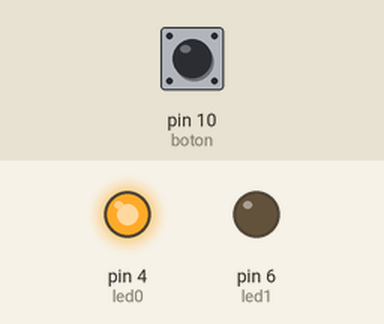
Recording of a sketch running on a simulated Arduino Uno, built with avr-gcc and run on an emulated ATmega328P. Shown: output pins drawn as LEDs (lit = HIGH). Inputs (shaded band) come from the test bench; at power-on: pin 10 (boton) LOW.

Above: at 0.1 s.
Timing chart, 0 to 1.6 s (numbered marks = the images above):
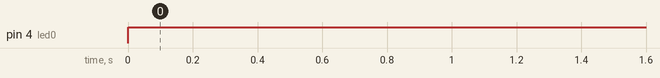

Measured:
- by itself, pin 4 (led0): LOW → HIGH at 0.00 s

The sketch:

pruebaConSwitch_Falla_.ino
```cpp
int led0 = 4;
int led1 = 6;
int boton = 10;
int estado = 0;
int push = 0;

void setup() {
  pinMode(led0, OUTPUT);
  pinMode(led1, OUTPUT);
  pinMode(boton, INPUT);
}

void loop() {
  boton = digitalRead(10);
    switch(push){
      case 0:
      digitalWrite(led1, LOW);
      digitalWrite(led0, HIGH);
      break;
      case 1:
      digitalWrite(led1, HIGH);
      digitalWrite(led0, LOW);
      break;
      case 2:
      digitalWrite(led1, HIGH);
      digitalWrite(led0, HIGH);
      break;
      case 3:
      digitalWrite(led1, LOW);
      digitalWrite(led0, LOW);

      }
    }
```
